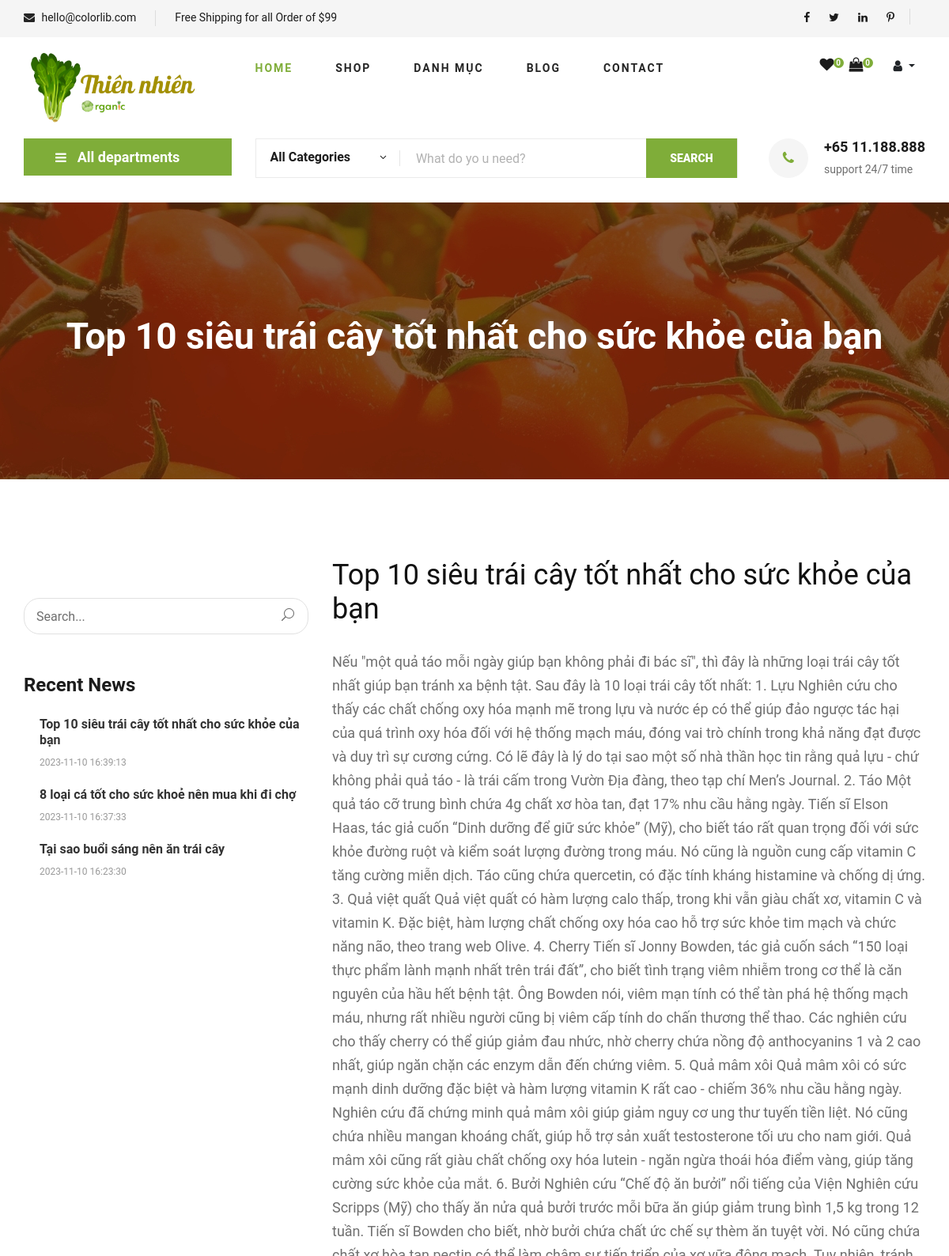
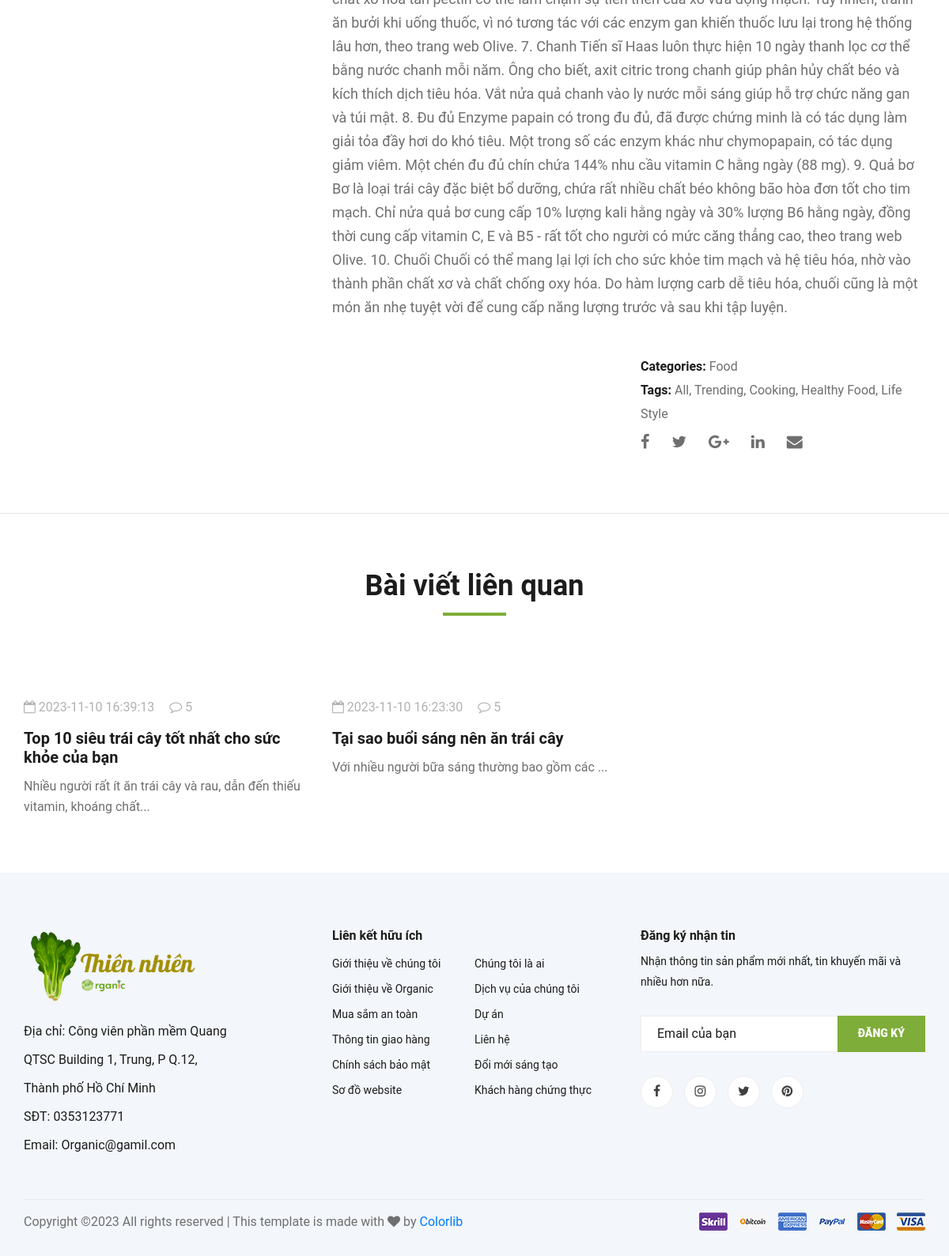
Page /index.php?mod=page&act=blog&MaBV=3 on the committed database (2 pictures, top to bottom).
### tables this page shows
CREATE TABLE `baiviet` (
  `MaBV` int NOT NULL,
  `TieuDe` varchar(50) NOT NULL,
  `HinhAnh` text NOT NULL,
  `HinhAnhDetail` text NOT NULL,
  `MoTaNgan` varchar(100) NOT NULL,
  `MoTa` text NOT NULL,
  `NgayViet` datetime NOT NULL DEFAULT CURRENT_TIMESTAMP,
  `MaDM` int NOT NULL
);

### model/m_pdo.php (called while the page is built, shortened)
<?php
function pdo_get_connection(){
    $dburl = "mysql:host=localhost;dbname=organic;charset=utf8";
    $username = 'root';
    $password = '';
    $conn = new PDO($dburl, $username, $password);
    $conn->setAttribute(PDO::ATTR_ERRMODE, PDO::ERRMODE_EXCEPTION);
    return $conn;
}
function pdo_query($sql){
    $sql_args = array_slice(func_get_args(), 1);
    try{
        $conn = pdo_get_connection();
        $stmt = $conn->prepare($sql);
        $stmt->execute($sql_args);
        $rows = $stmt->fetchAll();
        return $rows;
    }
    catch(PDOException $e){
        throw $e;
    }
    finally{
        unset($conn);
    }
}
function pdo_query_one($sql){
    $sql_args = array_slice(func_get_args(), 1);
    try{
        $conn = pdo_get_connection();
        $stmt = $conn->prepare($sql);
        $stmt->execute($sql_args);
        $row = $stmt->fetch(PDO::FETCH_ASSOC);
        return $row;
    }
    catch(PDOException $e){
        throw $e;
    }
    finally{
        unset($conn);
    }
}

### model/m_page.php (called while the page is built, shortened)
<?php
    include_once 'model/m_pdo.php';
    function page_blog(){
        return pdo_query("SELECT * FROM baiviet ORDER BY MaBV DESC LIMIT 3");
    }
    function page_blogId($MaBV){
        return pdo_query_one("SELECT * FROM baiviet WHERE MaBV = ?",$MaBV);
    }
    function page_blogRelate($MaDM){
        return pdo_query("SELECT * FROM baiviet WHERE MaDM = ? ORDER BY rand() ",$MaDM);
    }
?>

### view/v_page_blog.php (the view, shortened to what this page needs)
<section class="hero hero-normal">
    <div class="container">
        <div class="row">
            <div class="col-lg-3">
                <div class="hero__categories">
                    <div class="hero__categories__all">
                        <i class="fa fa-bars"></i>
                        <span>All departments</span>
                    </div>
                </div>
            </div>
            <div class="col-lg-9">
                <div class="hero__search">
                    <div class="hero__search__form">
                        <form action="#">
                            <div class="hero__search__categories">
                                All Categories
                                <span class="arrow_carrot-down"></span>
                            </div>
                            <input type="text" placeholder="What do yo u need?">
                            <button type="submit" class="site-btn">SEARCH</button>
                        </form>
                    </div>
                    <div class="hero__search__phone">
                        <div class="hero__search__phone__icon">
                            <i class="fa fa-phone"></i>
                        </div>
                        <div class="hero__search__phone__text">
                            <h5>+65 11.188.888</h5>
                            <span>support 24/7 time</span>
                        </div>
                    </div>
                </div>
            </div>
        </div>
    </div>
</section>
<section class="blog-details-hero set-bg" data-setbg="view/img/blog/details/details-hero.jpg">
    <div class="container">
        <div class="row">
            <div class="col-lg-12">
                <div class="blog__details__hero__text">
                    <h2><?=$detailblogid['TieuDe']?></h2>
                </div>
            </div>
        </div>
    </div>
</section>
<section class="blog-details spad">
    <div class="container">
        <div class="row">
            <div class="col-lg-4 col-md-5 order-md-1 order-2">
                <div class="blog__sidebar">
                    <div class="blog__sidebar__search">
                        <form action="#">
                            <input type="text" placeholder="Search...">
                            <button type="submit"><span class="icon_search"></span></button>
                        </form>
                    </div>
                    <div class="blog__sidebar__item">
                        <h4>Recent News</h4>
                        <div class="blog__sidebar__recent">
                            <?php foreach($getbaiviet as $item): ?>
                                <a href="#" class="blog__sidebar__recent__item">
                                    <div class="blog__sidebar__recent__item__text">
                                        <h6><?=$item['TieuDe']?></h6>
                                        <span><?=$item['NgayViet']?></span>
                                    </div>
                                </a>
                            <?php endforeach; ?>
                        </div>
                    </div>
                </div>
            </div>
            <div class="col-lg-8 col-md-7 order-md-1 order-1">
                <div class="blog__details__text">
                    <h2><?=$detailblogid['TieuDe']?></h2>
                    <p><?=$detailblogid['MoTa']?></p>
                </div>
                <div class="blog__details__content">
                    <div class="row">
                        <div class="col-lg-6">
                        </div>
                        <div class="col-lg-6">
                            <div class="blog__details__widget">
                                <ul>
                                    <li><span>Categories:</span> Food</li>
                                    <li><span>Tags:</span> All, Trending, Cooking, Healthy Food, Life Style</li>
                                </ul>
                                <div class="blog__details__social">
                                    <a href="#"><i class="fa fa-facebook"></i></a>
                                    <a href="#"><i class="fa fa-twitter"></i></a>
                                    <a href="#"><i class="fa fa-google-plus"></i></a>
                                    <a href="#"><i class="fa fa-linkedin"></i></a>
                                    <a href="#"><i class="fa fa-envelope"></i></a>
                                </div>
                            </div>
                        </div>
                    </div>
                </div>
            </div>
        </div>
    </div>
</section>
<section class="related-blog spad">
    <div class="container">
        <div class="row">
            <div class="col-lg-12">
                <div class="section-title related-blog-title">
                    <h2>Bài viết liên quan</h2>
                </div>
            </div>
        </div>
        <div class="row">
            <?php foreach($relateblog as $item): ?>
                <div class="col-lg-4 col-md-4 col-sm-6">
                    <div class="blog__item">
                        <div class="blog__item__pic">
                        </div>
                        <div class="blog__item__text">
                            <ul>
                                <li><i class="fa fa-calendar-o"></i> <?=$item['NgayViet']?></li>
                                <li><i class="fa fa-comment-o"></i> 5</li>
                            </ul>
                            <h5><a href="index.php?mod=page&act=blog&MaBV=<?=$item['MaBV']?>"><?=$item['TieuDe']?></a></h5>
                            <p><?=$item['MoTaNgan']?></p>
                        </div>
                    </div>
                </div>
            <?php endforeach; ?>
        </div>
    </div>
</section>

### rows in the picture
baiviet: TieuDe "Top 10 siêu trái cây tốt nhất cho sức khỏe của bạn", NgayViet "2023-11-10 16:39:13", MoTa "Nếu \"một quả táo mỗi ngày giúp bạn không phải đi bác sĩ\", thì đây là những loại trái cây tốt nhất giúp bạn tránh xa bệnh tật. Sau đây là 10 loại trái cây tốt nhất: 1. Lựu Nghiên cứu cho thấy các chất chống oxy hóa mạnh mẽ trong lựu và nước ép có thể giúp đảo ngược tác hại của quá trình oxy hóa đối với hệ thống mạch máu, đóng vai trò chính trong khả năng đạt được và duy trì sự cương cứng. Có lẽ đây là lý do tại sao một số nhà thần học tin rằng quả lựu - chứ không phải quả táo - là trái cấm trong Vườn Địa đàng, theo tạp chí Men’s Journal. 2. Táo Một quả táo cỡ trung bình chứa 4g chất xơ hòa tan, đạt 17% nhu cầu hằng ngày. Tiến sĩ Elson Haas, tác giả cuốn “Dinh dưỡng để giữ sức khỏe” (Mỹ), cho…", MoTaNgan "Nhiều người rất ít ăn trái cây và rau, dẫn đến thiếu vitamin, khoáng chất..."
baiviet: TieuDe "8 loại cá tốt cho sức khoẻ nên mua khi đi chợ", NgayViet "2023-11-10 16:37:33"
baiviet: TieuDe "Tại sao buổi sáng nên ăn trái cây", NgayViet "2023-11-10 16:23:30", MoTaNgan "Với nhiều người bữa sáng thường bao gồm các ..."

### other values in the picture
$countlove "0"
COUNT($_SESSION['mygiohang']) "0"
